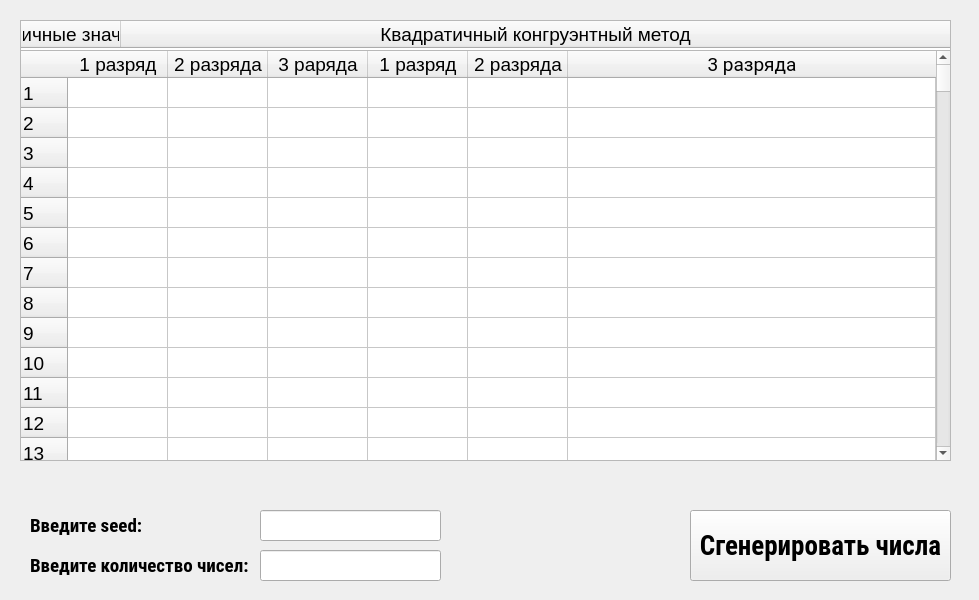
<?xml version="1.0" encoding="UTF-8"?>
<ui version="4.0">
 <class>MainWindow</class>
 <widget class="QMainWindow" name="MainWindow">
  <property name="geometry">
   <rect>
    <x>0</x>
    <y>0</y>
    <width>979</width>
    <height>600</height>
   </rect>
  </property>
  <property name="sizePolicy">
   <sizepolicy hsizetype="Ignored" vsizetype="Preferred">
    <horstretch>0</horstretch>
    <verstretch>0</verstretch>
   </sizepolicy>
  </property>
  <property name="font">
   <font>
    <pointsize>14</pointsize>
   </font>
  </property>
  <property name="windowTitle">
   <string>Pseudorandom Numbers Generator</string>
  </property>
  <widget class="QWidget" name="centralwidget">
   <widget class="QLabel" name="label">
    <property name="geometry">
     <rect>
      <x>30</x>
      <y>510</y>
      <width>121</width>
      <height>31</height>
     </rect>
    </property>
    <property name="font">
     <font>
      <family>Roboto Condensed</family>
      <pointsize>14</pointsize>
      <weight>75</weight>
      <bold>true</bold>
     </font>
    </property>
    <property name="text">
     <string>Введите seed:</string>
    </property>
   </widget>
   <widget class="QLineEdit" name="SeedInputLineEdit">
    <property name="geometry">
     <rect>
      <x>260</x>
      <y>510</y>
      <width>181</width>
      <height>31</height>
     </rect>
    </property>
    <property name="text">
     <string/>
    </property>
   </widget>
   <widget class="QPushButton" name="GenerateNumbersPushButton">
    <property name="geometry">
     <rect>
      <x>690</x>
      <y>510</y>
      <width>261</width>
      <height>71</height>
     </rect>
    </property>
    <property name="font">
     <font>
      <family>Roboto Condensed</family>
      <pointsize>20</pointsize>
      <weight>75</weight>
      <bold>true</bold>
     </font>
    </property>
    <property name="text">
     <string>Сгенерировать числа</string>
    </property>
   </widget>
   <widget class="QTableWidget" name="NumbersTableWidget">
    <property name="geometry">
     <rect>
      <x>20</x>
      <y>50</y>
      <width>931</width>
      <height>411</height>
     </rect>
    </property>
    <property name="contextMenuPolicy">
     <enum>Qt::NoContextMenu</enum>
    </property>
    <property name="sizeAdjustPolicy">
     <enum>QAbstractScrollArea::AdjustToContentsOnFirstShow</enum>
    </property>
    <property name="rowCount">
     <number>2000</number>
    </property>
    <attribute name="horizontalHeaderCascadingSectionResizes">
     <bool>true</bool>
    </attribute>
    <attribute name="horizontalHeaderShowSortIndicator" stdset="0">
     <bool>false</bool>
    </attribute>
    <attribute name="horizontalHeaderStretchLastSection">
     <bool>true</bool>
    </attribute>
    <attribute name="verticalHeaderCascadingSectionResizes">
     <bool>false</bool>
    </attribute>
    <attribute name="verticalHeaderStretchLastSection">
     <bool>true</bool>
    </attribute>
    <row/>
    <row/>
    <row/>
    <row/>
    <row/>
    <row/>
    <row/>
    <row/>
    <row/>
    <row/>
    <row/>
    <row/>
    <row/>
    <row/>
    <row/>
    <row/>
    <row/>
    <row/>
    <row/>
    <row/>
    <row/>
    <row/>
    <row/>
    <row/>
    <row/>
    <row/>
    <row/>
    <row/>
    <row/>
    <row/>
    <row/>
    <row/>
    <row/>
    <row/>
    <row/>
    <row/>
    <row/>
    <row/>
    <row/>
    <row/>
    <row/>
    <row/>
    <row/>
    <row/>
    <row/>
    <row/>
    <row/>
    <row/>
    <row/>
    <row/>
    <row/>
    <row/>
    <row/>
    <row/>
    <row/>
    <row/>
    <row/>
    <row/>
    <row/>
    <row/>
    <row/>
    <row/>
    <row/>
    <row/>
    <row/>
    <row/>
    <row/>
    <row/>
    <row/>
    <row/>
    <row/>
    <row/>
    <row/>
    <row/>
    <row/>
    <row/>
    <row/>
    <row/>
    <row/>
    <row/>
    <row/>
    <row/>
    <row/>
    <row/>
    <row/>
    <row/>
    <row/>
    <row/>
    <row/>
    <row/>
    <row/>
    <row/>
    <row/>
    <row/>
    <row/>
    <row/>
    <row/>
    <row/>
    <row/>
    <row/>
    <row/>
    <row/>
    <row/>
    <row/>
    <row/>
    <row/>
    <row/>
    <row/>
    <row/>
    <row/>
    <row/>
    <row/>
    <row/>
    <row/>
    <row/>
    <row/>
    <row/>
    <row/>
    <row/>
    <row/>
    <row/>
    <row/>
    <row/>
    <row/>
    <row/>
    <row/>
    <row/>
    <row/>
    <row/>
    <row/>
    <row/>
    <row/>
    <row/>
    <row/>
    <row/>
    <row/>
    <row/>
    <row/>
    <row/>
    <row/>
    <row/>
    <row/>
    <row/>
    <row/>
    <row/>
    <row/>
    <row/>
    <row/>
    <row/>
    <row/>
    <row/>
    <row/>
    <row/>
    <row/>
    <row/>
    <row/>
    <row/>
    <row/>
    <row/>
    <row/>
    <row/>
    <row/>
    <row/>
    <row/>
    <row/>
    <row/>
    <row/>
    <row/>
    <row/>
    <row/>
    <row/>
    <row/>
    <row/>
    <row/>
    <row/>
    <row/>
    <row/>
    <row/>
    <row/>
    <row/>
    <row/>
    <row/>
    <row/>
    <row/>
    <row/>
    <row/>
    <row/>
    <row/>
    <row/>
    <row/>
    <row/>
    <row/>
    <row/>
    <row/>
    <row/>
    <row/>
    <row/>
    <row/>
    <row/>
    <row/>
    <row/>
    <row/>
    <row/>
    <row/>
    <row/>
    <row/>
    <row/>
    <row/>
    <row/>
    <row/>
    <row/>
    <row/>
    <row/>
    <row/>
    <row/>
    <row/>
    <row/>
    <row/>
    <row/>
    <row/>
    <row/>
    <row/>
    <row/>
    <row/>
    <row/>
    <row/>
    <row/>
    <row/>
    <row/>
    <row/>
    <row/>
    <row/>
    <row/>
    <row/>
    <row/>
    <row/>
    <row/>
    <row/>
    <row/>
    <row/>
    <row/>
    <row/>
    <row/>
    <row/>
    <row/>
    <row/>
    <row/>
    <row/>
    <row/>
    <row/>
    <row/>
    <row/>
    <row/>
    <row/>
    <row/>
    <row/>
    <row/>
    <row/>
    <row/>
    <row/>
    <row/>
    <row/>
    <row/>
    <row/>
    <row/>
    <row/>
    <row/>
    <row/>
    <row/>
    <row/>
    <row/>
    <row/>
    <row/>
    <row/>
    <row/>
    <row/>
    <row/>
    <row/>
    <row/>
    <row/>
    <row/>
    <row/>
    <row/>
    <row/>
    <row/>
    <row/>
    <row/>
    <row/>
    <row/>
    <row/>
    <row/>
    <row/>
    <row/>
    <row/>
    <row/>
    <row/>
    <row/>
    <row/>
    <row/>
    <row/>
    <row/>
    <row/>
    <row/>
    <row/>
    <row/>
    <row/>
    <row/>
    <row/>
    <row/>
    <row/>
    <row/>
    <row/>
    <row/>
    <row/>
    <row/>
    <row/>
    <row/>
    <row/>
    <row/>
    <row/>
    <row/>
    <row/>
    <row/>
    <row/>
    <row/>
    <row/>
    <row/>
    <row/>
    <row/>
    <row/>
    <row/>
    <row/>
    <row/>
    <row/>
    <row/>
    <row/>
    <row/>
    <row/>
    <row/>
    <row/>
    <row/>
    <row/>
    <row/>
    <row/>
    <row/>
    <row/>
    <row/>
    <row/>
    <row/>
    <row/>
    <row/>
    <row/>
    <row/>
    <row/>
    <row/>
    <row/>
    <row/>
    <row/>
    <row/>
    <row/>
    <row/>
    <row/>
    <row/>
    <row/>
    <row/>
    <row/>
    <row/>
    <row/>
    <row/>
    <row/>
    <row/>
    <row/>
    <row/>
    <row/>
    <row/>
    <row/>
    <row/>
    <row/>
    <row/>
    <row/>
    <row/>
    <row/>
    <row/>
    <row/>
    <row/>
    <row/>
    <row/>
    <row/>
    <row/>
    <row/>
    <row/>
    <row/>
    <row/>
    <row/>
    <row/>
    <row/>
    <row/>
    <row/>
    <row/>
    <row/>
    <row/>
    <row/>
    <row/>
    <row/>
    <row/>
    <row/>
    <row/>
    <row/>
    <row/>
    <row/>
    <row/>
    <row/>
    <row/>
    <row/>
    <row/>
    <row/>
    <row/>
    <row/>
    <row/>
    <row/>
    <row/>
    <row/>
    <row/>
    <row/>
    <row/>
    <row/>
    <row/>
    <row/>
    <row/>
    <row/>
    <row/>
    <row/>
    <row/>
    <row/>
    <row/>
    <row/>
    <row/>
    <row/>
    <row/>
    <row/>
    <row/>
    <row/>
    <row/>
    <row/>
    <row/>
    <row/>
    <row/>
    <row/>
    <row/>
    <row/>
    <row/>
    <row/>
    <row/>
    <row/>
    <row/>
    <row/>
    <row/>
    <row/>
    <row/>
    <row/>
    <row/>
    <row/>
    <row/>
    <row/>
    <row/>
    <row/>
    <row/>
    <row/>
    <row/>
    <row/>
    <row/>
    <row/>
    <row/>
    <row/>
    <row/>
    <row/>
    <row/>
    <row/>
    <row/>
    <row/>
    <row/>
    <row/>
    <row/>
    <row/>
    <row/>
    <row/>
    <row/>
    <row/>
    <row/>
    <row/>
    <row/>
    <row/>
    <row/>
    <row/>
    <row/>
    <row/>
    <row/>
    <row/>
    <row/>
    <row/>
    <row/>
    <row/>
    <row/>
    <row/>
    <row/>
    <row/>
    <row/>
    <row/>
    <row/>
    <row/>
    <row/>
    <row/>
    <row/>
    <row/>
    <row/>
    <row/>
    <row/>
    <row/>
    <row/>
    <row/>
    <row/>
    <row/>
    <row/>
    <row/>
    <row/>
    <row/>
    <row/>
    <row/>
    <row/>
    <row/>
    <row/>
    <row/>
    <row/>
    <row/>
    <row/>
    <row/>
    <row/>
    <row/>
    <row/>
    <row/>
    <row/>
    <row/>
    <row/>
    <row/>
    <row/>
    <row/>
    <row/>
    <row/>
    <row/>
    <row/>
    <row/>
    <row/>
    <row/>
    <row/>
    <row/>
    <row/>
    <row/>
    <row/>
    <row/>
    <row/>
    <row/>
    <row/>
    <row/>
    <row/>
    <row/>
    <row/>
    <row/>
    <row/>
    <row/>
    <row/>
    <row/>
    <row/>
    <row/>
    <row/>
    <row/>
    <row/>
    <row/>
    <row/>
    <row/>
    <row/>
    <row/>
    <row/>
    <row/>
    <row/>
    <row/>
    <row/>
    <row/>
    <row/>
    <row/>
    <row/>
    <row/>
    <row/>
    <row/>
    <row/>
    <row/>
    <row/>
    <row/>
    <row/>
    <row/>
    <row/>
    <row/>
    <row/>
    <row/>
    <row/>
    <row/>
    <row/>
    <row/>
    <row/>
    <row/>
    <row/>
    <row/>
    <row/>
    <row/>
    <row/>
    <row/>
    <row/>
    <row/>
    <row/>
    <row/>
    <row/>
    <row/>
    <row/>
    <row/>
    <row/>
    <row/>
    <row/>
    <row/>
    <row/>
    <row/>
    <row/>
    <row/>
    <row/>
    <row/>
    <row/>
    <row/>
    <row/>
    <row/>
    <row/>
    <row/>
    <row/>
    <row/>
    <row/>
    <row/>
    <row/>
    <row/>
    <row/>
    <row/>
    <row/>
    <row/>
    <row/>
    <row/>
    <row/>
    <row/>
    <row/>
    <row/>
    <row/>
    <row/>
    <row/>
    <row/>
    <row/>
    <row/>
    <row/>
    <row/>
    <row/>
    <row/>
    <row/>
    <row/>
    <row/>
    <row/>
    <row/>
    <row/>
    <row/>
    <row/>
    <row/>
    <row/>
    <row/>
    <row/>
    <row/>
    <row/>
    <row/>
    <row/>
    <row/>
    <row/>
    <row/>
    <row/>
    <row/>
    <row/>
    <row/>
    <row/>
    <row/>
    <row/>
    <row/>
    <row/>
    <row/>
    <row/>
    <row/>
    <row/>
    <row/>
    <row/>
    <row/>
    <row/>
    <row/>
    <row/>
    <row/>
    <row/>
    <row/>
    <row/>
    <row/>
    <row/>
    <row/>
    <row/>
    <row/>
    <row/>
    <row/>
    <row/>
    <row/>
    <row/>
    <row/>
    <row/>
    <row/>
    <row/>
    <row/>
    <row/>
    <row/>
    <row/>
    <row/>
    <row/>
    <row/>
    <row/>
    <row/>
    <row/>
    <row/>
    <row/>
    <row/>
    <row/>
    <row/>
    <row/>
    <row/>
    <row/>
    <row/>
    <row/>
    <row/>
    <row/>
    <row/>
    <row/>
    <row/>
    <row/>
    <row/>
    <row/>
    <row/>
    <row/>
    <row/>
    <row/>
    <row/>
    <row/>
    <row/>
    <row/>
    <row/>
    <row/>
    <row/>
    <row/>
    <row/>
    <row/>
    <row/>
    <row/>
    <row/>
    <row/>
    <row/>
    <row/>
    <row/>
    <row/>
    <row/>
    <row/>
    <row/>
    <row/>
    <row/>
    <row/>
    <row/>
    <row/>
    <row/>
    <row/>
    <row/>
    <row/>
    <row/>
    <row/>
    <row/>
    <row/>
    <row/>
    <row/>
    <row/>
    <row/>
    <row/>
    <row/>
    <row/>
    <row/>
    <row/>
    <row/>
    <row/>
    <row/>
    <row/>
    <row/>
    <row/>
    <row/>
    <row/>
    <row/>
    <row/>
    <row/>
    <row/>
    <row/>
    <row/>
    <row/>
    <row/>
    <row/>
    <row/>
    <row/>
    <row/>
    <row/>
    <row/>
    <row/>
    <row/>
    <row/>
    <row/>
    <row/>
    <row/>
    <row/>
    <row/>
    <row/>
    <row/>
    <row/>
    <row/>
    <row/>
    <row/>
    <row/>
    <row/>
    <row/>
    <row/>
    <row/>
    <row/>
    <row/>
    <row/>
    <row/>
    <row/>
    <row/>
    <row/>
    <row/>
    <row/>
    <row/>
    <row/>
    <row/>
    <row/>
    <row/>
    <row/>
    <row/>
    <row/>
    <row/>
    <row/>
    <row/>
    <row/>
    <row/>
    <row/>
    <row/>
    <row/>
    <row/>
    <row/>
    <row/>
    <row/>
    <row/>
    <row/>
    <row/>
    <row/>
    <row/>
    <row/>
    <row/>
    <row/>
    <row/>
    <row/>
    <row/>
    <row/>
    <row/>
    <row/>
    <row/>
    <row/>
    <row/>
    <row/>
    <row/>
    <row/>
    <row/>
    <row/>
    <row/>
    <row/>
    <row/>
    <row/>
    <row/>
    <row/>
    <row/>
    <row/>
    <row/>
    <row/>
    <row/>
    <row/>
    <row/>
    <row/>
    <row/>
    <row/>
    <row/>
    <row/>
    <row/>
    <row/>
    <row/>
    <row/>
    <row/>
    <row/>
    <row/>
    <row/>
    <row/>
    <row/>
    <row/>
    <row/>
    <row/>
    <row/>
    <row/>
    <row/>
    <row/>
    <row/>
    <row/>
    <row/>
    <row/>
    <row/>
    <row/>
    <row/>
    <row/>
    <row/>
    <row/>
    <row/>
    <row/>
    <row/>
    <row/>
    <row/>
    <row/>
    <row/>
    <row/>
    <row/>
    <row/>
    <row/>
    <row/>
    <row/>
    <row/>
    <row/>
    <row/>
    <row/>
    <row/>
    <row/>
    <row/>
    <row/>
    <row/>
    <row/>
    <row/>
    <row/>
    <row/>
    <row/>
    <row/>
    <row/>
    <row/>
    <row/>
    <row/>
    <row/>
    <row/>
    <row/>
    <row/>
    <row/>
    <row/>
    <row/>
    <row/>
    <row/>
    <row/>
    <row/>
    <row/>
    <row/>
    <row/>
    <row/>
    <row/>
    <row/>
    <row/>
    <row/>
    <row/>
    <row/>
    <row/>
    <row/>
    <row/>
    <row/>
    <row/>
    <row/>
    <row/>
    <row/>
    <row/>
    <row/>
    <row/>
    <row/>
    <row/>
    <row/>
    <row/>
    <row/>
    <row/>
    <row/>
    <row/>
    <row/>
    <row/>
    <row/>
    <row/>
    <row/>
    <row/>
    <row/>
    <row/>
    <row/>
    <row/>
    <row/>
    <row/>
    <row/>
    <row/>
    <row/>
    <row/>
    <row/>
    <row/>
    <row/>
    <row/>
    <row/>
    <row/>
    <row/>
    <row/>
    <row/>
    <row/>
    <row/>
    <row/>
    <row/>
    <row/>
    <row/>
    <row/>
    <row/>
    <row/>
    <row/>
    <row/>
    <row/>
    <row/>
    <row/>
    <row/>
    <row/>
    <row/>
    <row/>
    <row/>
    <row/>
    <row/>
    <row/>
    <row/>
    <row/>
    <row/>
    <row/>
    <row/>
    <row/>
    <row/>
    <row/>
    <row/>
    <row/>
    <row/>
    <row/>
    <row/>
    <row/>
    <row/>
    <row/>
    <row/>
    <row/>
    <row/>
    <row/>
    <row/>
    <row/>
    <row/>
    <row/>
    <row/>
    <row/>
    <row/>
    <row/>
    <row/>
    <row/>
    <row/>
    <row/>
    <row/>
    <row/>
    <row/>
    <row/>
    <row/>
    <row/>
    <row/>
    <row/>
    <row/>
    <row/>
    <row/>
    <row/>
    <row/>
    <row/>
    <row/>
    <row/>
    <row/>
    <row/>
    <row/>
    <row/>
    <row/>
    <row/>
    <row/>
    <row/>
    <row/>
    <row/>
    <row/>
    <row/>
    <row/>
    <row/>
    <row/>
    <row/>
    <row/>
    <row/>
    <row/>
    <row/>
    <row/>
    <row/>
    <row/>
    <row/>
    <row/>
    <row/>
    <row/>
    <row/>
    <row/>
    <row/>
    <row/>
    <row/>
    <row/>
    <row/>
    <row/>
    <row/>
    <row/>
    <row/>
    <row/>
    <row/>
    <row/>
    <row/>
    <row/>
    <row/>
    <row/>
    <row/>
    <row/>
    <row/>
    <row/>
    <row/>
    <row/>
    <row/>
    <row/>
    <row/>
    <row/>
    <row/>
    <row/>
    <row/>
    <row/>
    <row/>
    <row/>
    <row/>
    <row/>
    <row/>
    <row/>
    <row/>
    <row/>
    <row/>
    <row/>
    <row/>
    <row/>
    <row/>
    <row/>
    <row/>
    <row/>
    <row/>
    <row/>
    <row/>
    <row/>
    <row/>
    <row/>
    <row/>
    <row/>
    <row/>
    <row/>
    <row/>
    <row/>
    <row/>
    <row/>
    <row/>
    <row/>
    <row/>
    <row/>
    <row/>
    <row/>
    <row/>
    <row/>
    <row/>
    <row/>
    <row/>
    <row/>
    <row/>
    <row/>
    <row/>
    <row/>
    <row/>
    <row/>
    <row/>
    <row/>
    <row/>
    <row/>
    <row/>
    <row/>
    <row/>
    <row/>
    <row/>
    <row/>
    <row/>
    <row/>
    <row/>
    <row/>
    <row/>
    <row/>
    <row/>
    <row/>
    <row/>
    <row/>
    <row/>
    <row/>
    <row/>
    <row/>
    <row/>
    <row/>
    <row/>
    <row/>
    <row/>
    <row/>
    <row/>
    <row/>
    <row/>
    <row/>
    <row/>
    <row/>
    <row/>
    <row/>
    <row/>
    <row/>
    <row/>
    <row/>
    <row/>
    <row/>
    <row/>
    <row/>
    <row/>
    <row/>
    <row/>
    <row/>
    <row/>
    <row/>
    <row/>
    <row/>
    <row/>
    <row/>
    <row/>
    <row/>
    <row/>
    <row/>
    <row/>
    <row/>
    <row/>
    <row/>
    <row/>
    <row/>
    <row/>
    <row/>
    <row/>
    <row/>
    <row/>
    <row/>
    <row/>
    <row/>
    <row/>
    <row/>
    <row/>
    <row/>
    <row/>
    <row/>
    <row/>
    <row/>
    <row/>
    <row/>
    <row/>
    <row/>
    <row/>
    <row/>
    <row/>
    <row/>
    <row/>
    <row/>
    <row/>
    <row/>
    <row/>
    <row/>
    <row/>
    <row/>
    <row/>
    <row/>
    <row/>
    <row/>
    <row/>
    <row/>
    <row/>
    <row/>
    <row/>
    <row/>
    <row/>
    <row/>
    <row/>
    <row/>
    <row/>
    <row/>
    <row/>
    <row/>
    <row/>
    <row/>
    <row/>
    <row/>
    <row/>
    <row/>
    <row/>
    <row/>
    <row/>
    <row/>
    <row/>
    <row/>
    <row/>
    <row/>
    <row/>
    <row/>
    <row/>
    <row/>
    <row/>
    <row/>
    <row/>
    <row/>
    <row/>
    <row/>
    <row/>
    <row/>
    <row/>
    <row/>
    <row/>
    <row/>
    <row/>
    <row/>
    <row/>
    <row/>
    <row/>
    <row/>
    <row/>
    <row/>
    <row/>
    <row/>
    <row/>
    <row/>
    <row/>
    <row/>
    <row/>
    <row/>
    <row/>
    <row/>
    <row/>
    <row/>
    <row/>
    <row/>
    <row/>
    <row/>
    <row/>
    <row/>
    <row/>
    <row/>
    <row/>
    <row/>
    <row/>
    <row/>
    <row/>
    <row/>
    <row/>
    <row/>
    <row/>
    <row/>
    <row/>
    <row/>
    <row/>
    <row/>
    <row/>
    <row/>
    <row/>
    <row/>
    <row/>
    <row/>
    <row/>
    <row/>
    <row/>
    <row/>
    <row/>
    <row/>
    <row/>
    <row/>
    <row/>
    <row/>
    <row/>
    <row/>
    <row/>
    <row/>
    <row/>
    <row/>
    <row/>
    <row/>
    <row/>
    <row/>
    <row/>
    <row/>
    <row/>
    <row/>
    <row/>
    <row/>
    <row/>
    <row/>
    <row/>
    <row/>
    <row/>
    <row/>
    <row/>
    <row/>
    <row/>
    <row/>
    <row/>
    <row/>
    <row/>
    <row/>
    <row/>
    <row/>
    <row/>
    <row/>
    <row/>
    <row/>
    <row/>
    <row/>
    <row/>
    <row/>
    <row/>
    <row/>
    <row/>
    <row/>
    <row/>
    <row/>
    <row/>
    <row/>
    <row/>
    <row/>
    <row/>
    <row/>
    <row/>
    <row/>
    <row/>
    <row/>
    <row/>
    <row/>
    <row/>
    <row/>
    <row/>
    <row/>
    <row/>
    <row/>
    <row/>
    <row/>
    <row/>
    <row/>
    <row/>
    <row/>
    <row/>
    <row/>
    <row/>
    <row/>
    <row/>
    <row/>
    <row/>
    <row/>
    <row/>
    <row/>
    <row/>
    <row/>
    <row/>
    <row/>
    <row/>
    <row/>
    <row/>
    <row/>
    <row/>
    <row/>
    <row/>
    <row/>
    <row/>
    <row/>
    <row/>
    <row/>
    <row/>
    <row/>
    <row/>
    <row/>
    <row/>
    <row/>
    <row/>
    <row/>
    <row/>
    <row/>
    <row/>
    <row/>
    <row/>
    <row/>
    <row/>
    <row/>
    <row/>
    <row/>
    <row/>
    <row/>
    <row/>
    <row/>
    <row/>
    <row/>
    <row/>
    <row/>
    <row/>
    <row/>
    <row/>
    <row/>
    <row/>
    <row/>
    <row/>
    <row/>
    <row/>
    <row/>
    <row/>
    <row/>
    <row/>
    <row/>
    <row/>
    <row/>
    <row/>
    <row/>
    <row/>
    <row/>
    <row/>
    <row/>
    <row/>
    <row/>
    <row/>
    <row/>
    <row/>
    <row/>
    <row/>
    <row/>
    <row/>
    <row/>
    <row/>
    <row/>
    <row/>
    <row/>
    <row/>
    <row/>
    <row/>
    <row/>
    <row/>
    <row/>
    <row/>
    <row/>
    <row/>
    <row/>
    <row/>
    <row/>
    <row/>
    <row/>
    <row/>
    <row/>
    <row/>
    <row/>
    <row/>
    <row/>
    <row/>
    <row/>
    <row/>
    <row/>
    <row/>
    <row/>
    <row/>
    <row/>
    <row/>
    <row/>
    <row/>
    <row/>
    <row/>
    <row/>
    <row/>
    <row/>
    <row/>
    <row/>
    <row/>
    <row/>
    <row/>
    <row/>
    <row/>
    <row/>
    <row/>
    <row/>
    <row/>
    <row/>
    <row/>
    <row/>
    <row/>
    <row/>
    <row/>
    <row/>
    <row/>
    <row/>
    <row/>
    <row/>
    <row/>
    <row/>
    <row/>
    <row/>
    <row/>
    <row/>
    <row/>
    <row/>
    <row/>
    <row/>
    <row/>
    <row/>
    <row/>
    <row/>
    <row/>
    <row/>
    <row/>
    <row/>
    <row/>
    <row/>
    <row/>
    <row/>
    <row/>
    <row/>
    <row/>
    <row/>
    <row/>
    <row/>
    <row/>
    <row/>
    <row/>
    <row/>
    <row/>
    <row/>
    <row/>
    <row/>
    <row/>
    <row/>
    <row/>
    <row/>
    <row/>
    <row/>
    <row/>
    <row/>
    <row/>
    <row/>
    <row/>
    <row/>
    <row/>
    <row/>
    <row/>
    <row/>
    <row/>
    <row/>
    <row/>
    <row/>
    <row/>
    <row/>
    <row/>
    <row/>
    <row/>
    <row/>
    <row/>
    <row/>
    <row/>
    <row/>
    <row/>
    <row/>
    <row/>
    <row/>
    <row/>
    <row/>
    <row/>
    <row/>
    <row/>
    <row/>
    <row/>
    <row/>
    <row/>
    <row/>
    <row/>
    <row/>
    <row/>
    <row/>
    <row/>
    <row/>
    <row/>
    <row/>
    <row/>
    <row/>
    <row/>
    <row/>
    <row/>
    <row/>
    <row/>
    <row/>
    <row/>
    <row/>
    <row/>
    <row/>
    <row/>
    <row/>
    <row/>
    <row/>
    <row/>
    <row/>
    <row/>
    <row/>
    <row/>
    <row/>
    <row/>
    <row/>
    <row/>
    <row/>
    <row/>
    <row/>
    <row/>
    <row/>
    <row/>
    <row/>
    <row/>
    <row/>
    <row/>
    <row/>
    <row/>
    <row/>
    <row/>
    <row/>
    <row/>
    <row/>
    <row/>
    <row/>
    <row/>
    <row/>
    <row/>
    <row/>
    <row/>
    <row/>
    <row/>
    <row/>
    <row/>
    <row/>
    <row/>
    <row/>
    <row/>
    <row/>
    <row/>
    <row/>
    <row/>
    <row/>
    <row/>
    <row/>
    <row/>
    <row/>
    <row/>
    <row/>
    <row/>
    <row/>
    <row/>
    <row/>
    <row/>
    <row/>
    <row/>
    <row/>
    <row/>
    <row/>
    <row/>
    <row/>
    <row/>
    <row/>
    <row/>
    <row/>
    <row/>
    <row/>
    <row/>
    <row/>
    <row/>
    <row/>
    <row/>
    <row/>
    <row/>
    <row/>
    <row/>
    <row/>
    <row/>
    <row/>
    <row/>
    <row/>
    <row/>
    <row/>
    <row/>
    <row/>
    <row/>
    <row/>
    <row/>
    <row/>
    <row/>
    <row/>
    <row/>
    <row/>
    <row/>
    <row/>
    <row/>
    <row/>
    <row/>
    <row/>
    <row/>
    <row/>
    <row/>
    <row/>
    <row/>
    <row/>
    <row/>
    <row/>
    <row/>
    <row/>
    <row/>
    <row/>
    <row/>
    <row/>
    <row/>
    <row/>
    <row/>
    <row/>
    <row/>
    <row/>
    <row/>
    <row/>
    <row/>
    <row/>
    <row/>
    <row/>
    <row/>
    <row/>
    <row/>
    <row/>
    <row/>
    <row/>
    <row/>
    <row/>
    <row/>
    <row/>
    <row/>
    <row/>
    <row/>
    <row/>
    <row/>
    <row/>
    <row/>
    <row/>
    <row/>
    <row/>
    <row/>
    <row/>
    <row/>
    <row/>
    <row/>
    <row/>
    <row/>
    <row/>
    <row/>
    <row/>
    <row/>
    <row/>
    <row/>
    <row/>
    <row/>
    <row/>
    <row/>
    <row/>
    <row/>
    <row/>
    <row/>
    <row/>
    <row/>
    <row/>
    <row/>
    <row/>
    <row/>
    <row/>
    <row/>
    <row/>
    <row/>
    <row/>
    <row/>
    <row/>
    <row/>
    <row/>
    <row/>
    <row/>
    <row/>
    <row/>
    <row/>
    <row/>
    <row/>
    <row/>
    <row/>
    <row/>
    <row/>
    <row/>
    <row/>
    <row/>
    <row/>
    <row/>
    <row/>
    <row/>
    <row/>
    <row/>
    <row/>
    <row/>
    <row/>
    <row/>
    <row/>
    <row/>
    <row/>
    <row/>
    <row/>
    <row/>
    <row/>
    <row/>
    <row/>
    <row/>
    <row/>
    <row/>
    <row/>
    <row/>
    <row/>
    <row/>
    <row/>
    <row/>
    <row/>
    <row/>
    <row/>
    <row/>
    <row/>
    <row/>
    <row/>
    <row/>
    <row/>
    <row/>
    <row/>
    <row/>
    <row/>
    <row/>
    <row/>
    <row/>
    <row/>
    <row/>
    <row/>
    <row/>
    <row/>
    <row/>
    <row/>
    <row/>
    <row/>
    <row/>
    <row/>
    <row/>
    <row/>
    <row/>
    <row/>
    <row/>
    <row/>
    <row/>
    <row/>
    <row/>
    <row/>
    <row/>
    <row/>
    <row/>
    <row/>
    <row/>
    <row/>
    <column>
     <property name="text">
      <string>1 разряд</string>
     </property>
    </column>
    <column>
     <property name="text">
      <string>2 разряда</string>
     </property>
    </column>
    <column>
     <property name="text">
      <string>3 раряда</string>
     </property>
    </column>
    <column>
     <property name="text">
      <string>1 разряд</string>
     </property>
    </column>
    <column>
     <property name="text">
      <string>2 разряда</string>
     </property>
    </column>
    <column>
     <property name="text">
      <string>3 разряда</string>
     </property>
     <property name="font">
      <font>
       <family>Roboto</family>
      </font>
     </property>
    </column>
   </widget>
   <widget class="QLineEdit" name="CountInputLineEdit">
    <property name="geometry">
     <rect>
      <x>260</x>
      <y>550</y>
      <width>181</width>
      <height>31</height>
     </rect>
    </property>
    <property name="text">
     <string/>
    </property>
   </widget>
   <widget class="QLabel" name="label_2">
    <property name="geometry">
     <rect>
      <x>30</x>
      <y>550</y>
      <width>221</width>
      <height>31</height>
     </rect>
    </property>
    <property name="font">
     <font>
      <family>Roboto Condensed</family>
      <pointsize>14</pointsize>
      <weight>75</weight>
      <bold>true</bold>
     </font>
    </property>
    <property name="text">
     <string>Введите количество чисел:</string>
    </property>
   </widget>
   <widget class="QTableWidget" name="MethodsHeaderTableWidget">
    <property name="geometry">
     <rect>
      <x>20</x>
      <y>20</y>
      <width>931</width>
      <height>31</height>
     </rect>
    </property>
    <attribute name="horizontalHeaderStretchLastSection">
     <bool>true</bool>
    </attribute>
    <column>
     <property name="text">
      <string>Табличные значения</string>
     </property>
    </column>
    <column>
     <property name="text">
      <string>Квадратичный конгруэнтный метод</string>
     </property>
    </column>
   </widget>
   <zorder>label</zorder>
   <zorder>SeedInputLineEdit</zorder>
   <zorder>GenerateNumbersPushButton</zorder>
   <zorder>CountInputLineEdit</zorder>
   <zorder>label_2</zorder>
   <zorder>MethodsHeaderTableWidget</zorder>
   <zorder>NumbersTableWidget</zorder>
  </widget>
 </widget>
 <resources/>
 <connections/>
</ui>
